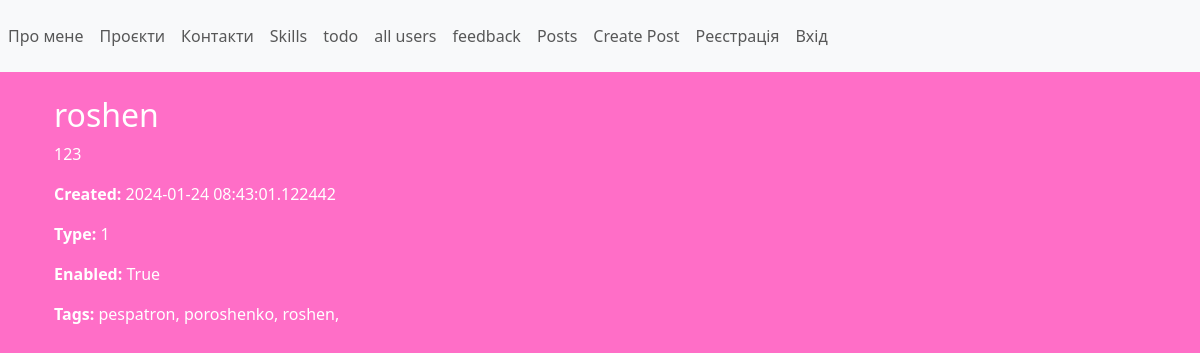
The page /post/5 on the database its author committed.
### app/posts/models.py (models this page shows, shortened)
class Post(db.Model):
    id = db.Column(db.Integer, primary_key=True)
    title = db.Column(db.String(255), nullable=False)
    text = db.Column(db.Text, nullable=False)
    image = db.Column(db.String(255), default='postdefault.jpg')
    created = db.Column(db.DateTime, default=datetime.utcnow)
    type = db.Column(Enum(EnumPriority), default='low')
    enabled = db.Column(db.Boolean, default=True)
    user_id = db.Column(db.Integer, db.ForeignKey('user.id'), nullable=False)
    category_id = db.Column(db.Integer, db.ForeignKey('category.id'))
    tags = relationship('Tag', secondary=post_tag_association, backref=db.backref('posts', lazy=True))
    tags = relationship('Tag', secondary=post_tag_association, backref='posts')

class Tag(db.Model):
    id = db.Column(db.Integer, primary_key=True)
    name = db.Column(db.String(255), nullable=False, unique=True)

### app/posts/views.py (the view)
@posts_bp.route("/post/<int:id>", methods=['GET'])
def view_post(id):
    post = Post.query.get_or_404(id)
    return render_template('view_post.html', title=post.title, post=post, navigation=navigation)

### app/posts/templates/view_post.html (shortened to what this page needs)
{% extends 'base.html' %}
{% block content %}
  <div class="container mt-4">
    <div class="row">
      <div class="col-md-8">
        <h2>{{ post.title }}</h2>
        <p>{{ post.text }}</p>
        <p><strong>Created:</strong> {{ post.created }}</p>
        <p><strong>Type:</strong> {{ post.type.value }}</p>
        <p><strong>Enabled:</strong> {{ post.enabled }}</p>
        <p><strong>Tags:</strong> {% for tag in post.tags %}{{ tag.name }}, {% endfor %}</p>
      </div>
    </div>
  </div>
{% endblock %}

### app/static/css/styles.css (style rules this page uses)
body { background-color: #ff6ec7; color: #fff; }
h1, h2, h3, h4, h5, h6 { animation: pulse 2s infinite; }

### rows shown on the page
Post: title "roshen", text "123", created "2024-01-24 08:43:01.122442", type.value "1", enabled "True"
Tag: name "pespatron"
Tag: name "poroshenko"
Tag: name "roshen"

### other values the page prints
{{ page }} "Про мене" "Проєкти" "Контакти" "Skills" "todo" "all users" "feedback" "Posts" "Create Post"
